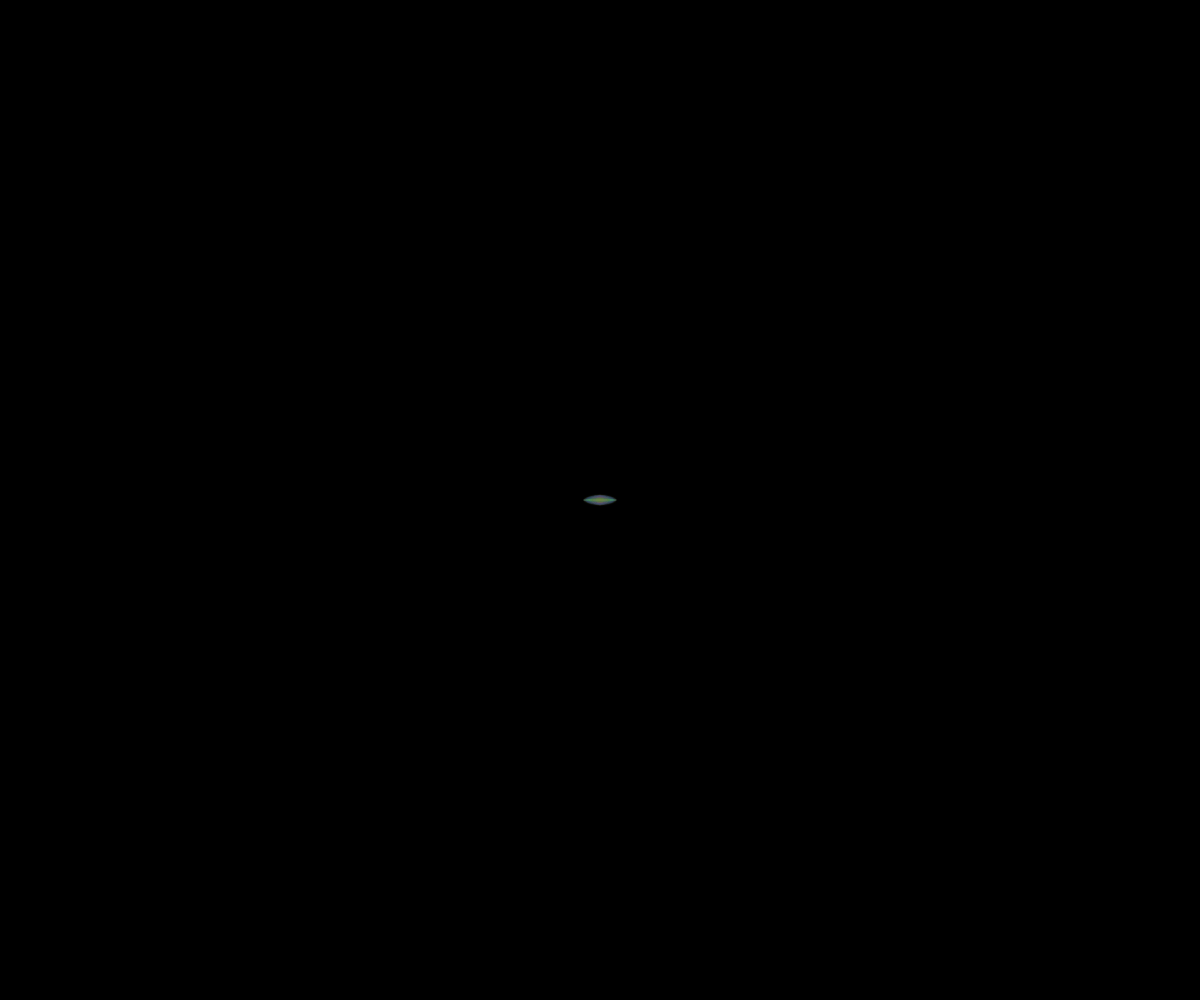
Frame 1 (no input)
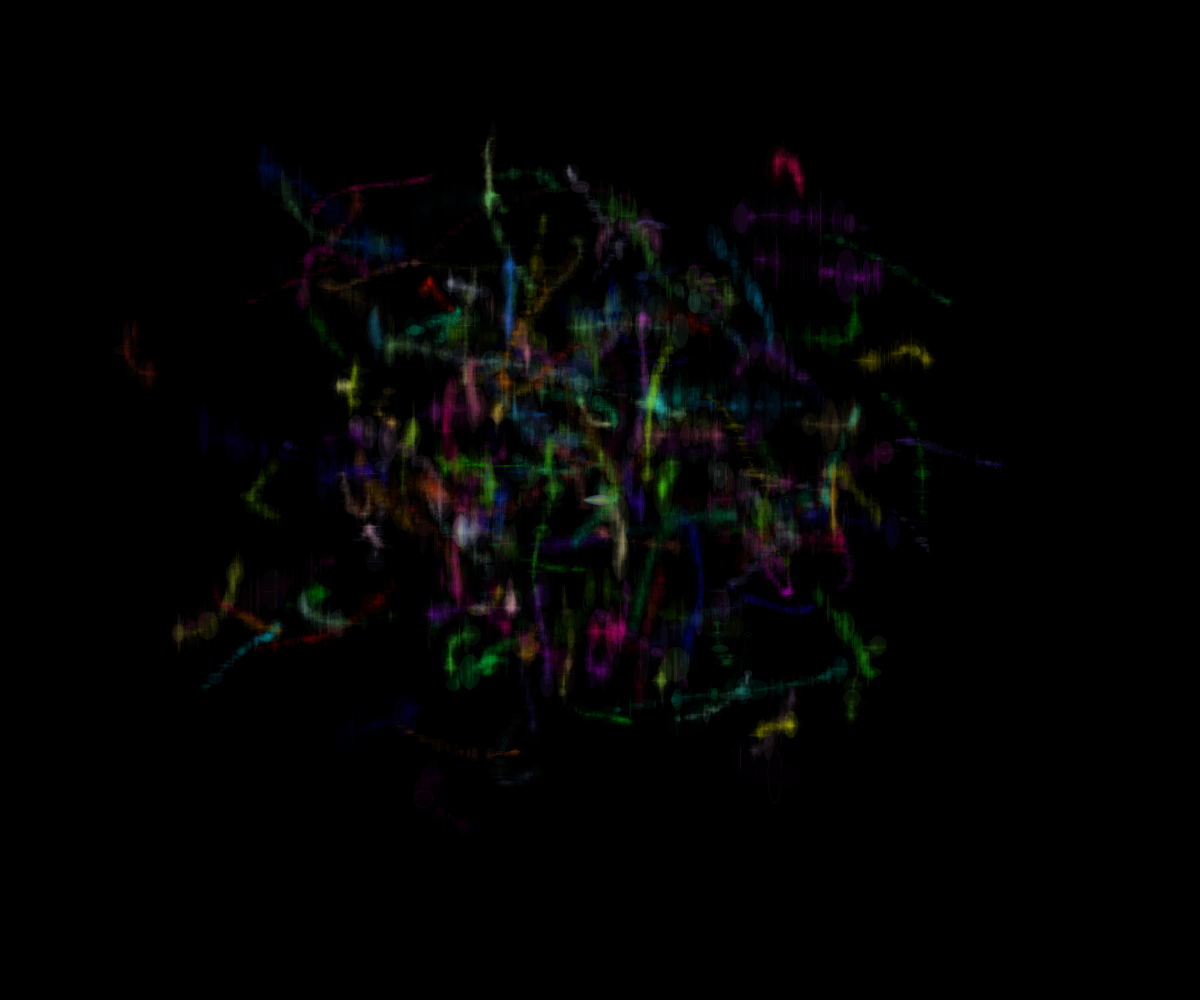
Frame 60 (no input)
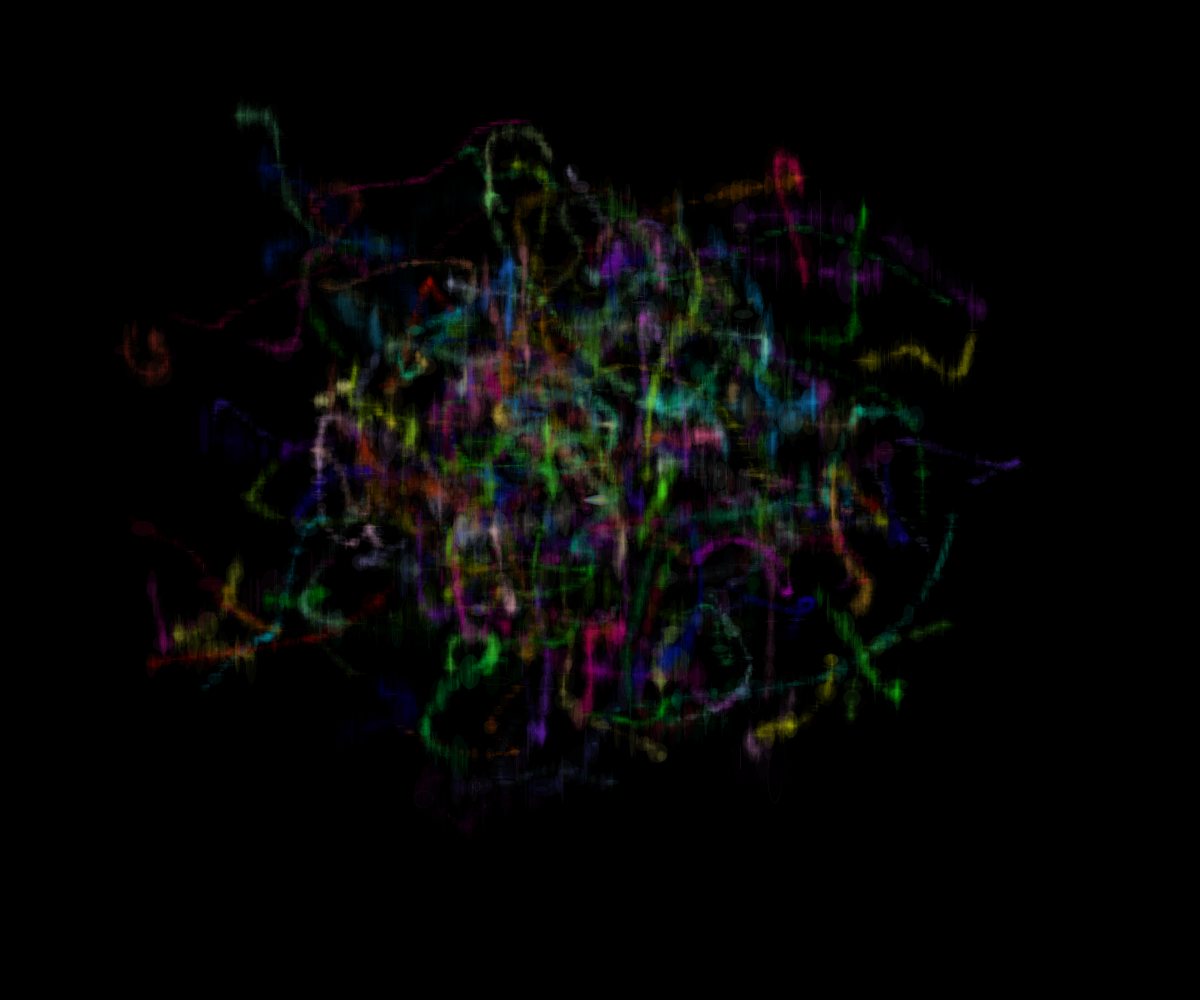
Frame 120 (the mouse pressed at the canvas centre since frame 60)

The p5.js sketch that drew these frames (run headless with seeded random() and noise() and a simulated clock; from frame 60 on, the mouse is pressed at the canvas centre):

// p5.js sketch
// ── sketch.js
let brushes = [];

let numParticles;

let backCol = 0;

let count = 0;
function setup() {
  // Create a canvas that fills the entire browser window
  createCanvas(windowWidth, windowHeight);
  background(backCol);

  numParticles = random(10, 300);

  for (let i = 0; i < numParticles; i++)
    {
      brushes.push(new particle(width/2, height/2, random(1, 7), 7));
    }

  

}

function draw() {


for (let i = 0; i < numParticles; i++)
  {
    brushes[i].display();
    brushes[i].update();
  }

  count += 1;

  if (count % (60*15) == 0)
    {

      backCol = 1 - backCol;
      background(backCol*255); 

      for (let i = 0; i < numParticles; i++)
        {
          brushes.pop();
        }

        numParticles = random(50, 300);

        for (let i = 0; i < numParticles; i++)
          {
            brushes.push(new particle(width/2, height/2,  7, 7));
          }
    }

}

// ── particle.js
class particle{
    constructor(posX, posY, valW, valH){

        this.x = posX;
        this.y = posY;

        this.w = valW;
        this.h = valH;

        this.r = random(0, 255);
        this.g = random(0, 255);
        this.b = random(0, 255);

        this.a = [random(0, 30), random(0, 30), random(0, 30)];

        //for x
        this.nPos1 = random(500);

        //for y
        this.nPos2 = random(1000, 5000);

        this.rotPos = [random(0, 360), random(0, 360), random(0, 360)];

        this.finalX = [];
        this.finalY = [];
        this.finalW = [];
        this.finalH = [];

        for(let i = 0; i < 3; i++)
        {
            this.finalX.push(this.x + random(-0.1, 0.1));
            this.finalY.push(this.y + random(-0.1, 0.1));
            this.finalW.push(this.w * random(0.1, 2));
            this.finalH.push(this.h * random(0.1, 5));
        }

    }

    display()
    {
        angleMode(DEGREES);
        for (let i = 0; i < 3; i++)
            {
                
                if(random(100) < 99) noStroke();
                else{
                    stroke("silver");
                    strokeWeight(0.05);
                }
                fill(this.r * random(0.9, 1), this.g* random(0.9, 1), this.b* random(0.9, 1), this.a[i] * random(0, 1));
                ellipse(this.finalX[i], this.finalY[i], this.finalH[i], this.finalW[i]);
                
            }

    }

    update()
    {
        let nSpeed = random(0.0001, 0.005);

        let xNoise = noise(this.nPos1 += nSpeed);
        let yNoise = noise(this.nPos2 += nSpeed);

        let xMove = map(xNoise, 0, 1, 0, width);
        let yMove = map(yNoise, 0, 1, 0, height);

        this.x = xMove;
        this.y = yMove;

        for(let i = 0; i < 3; i++)
            {

                this.finalX[i] = this.x + random(-1, 1);
                this.finalY[i] = this.y + random(-1, 1);
                this.finalW[i] = this.w * random(0.00001, (random(0.0001, 10)));
                this.finalH[i] = this.h * random(0.00001, (random(0.0001, random(1, 5))));
            }
    }

}
